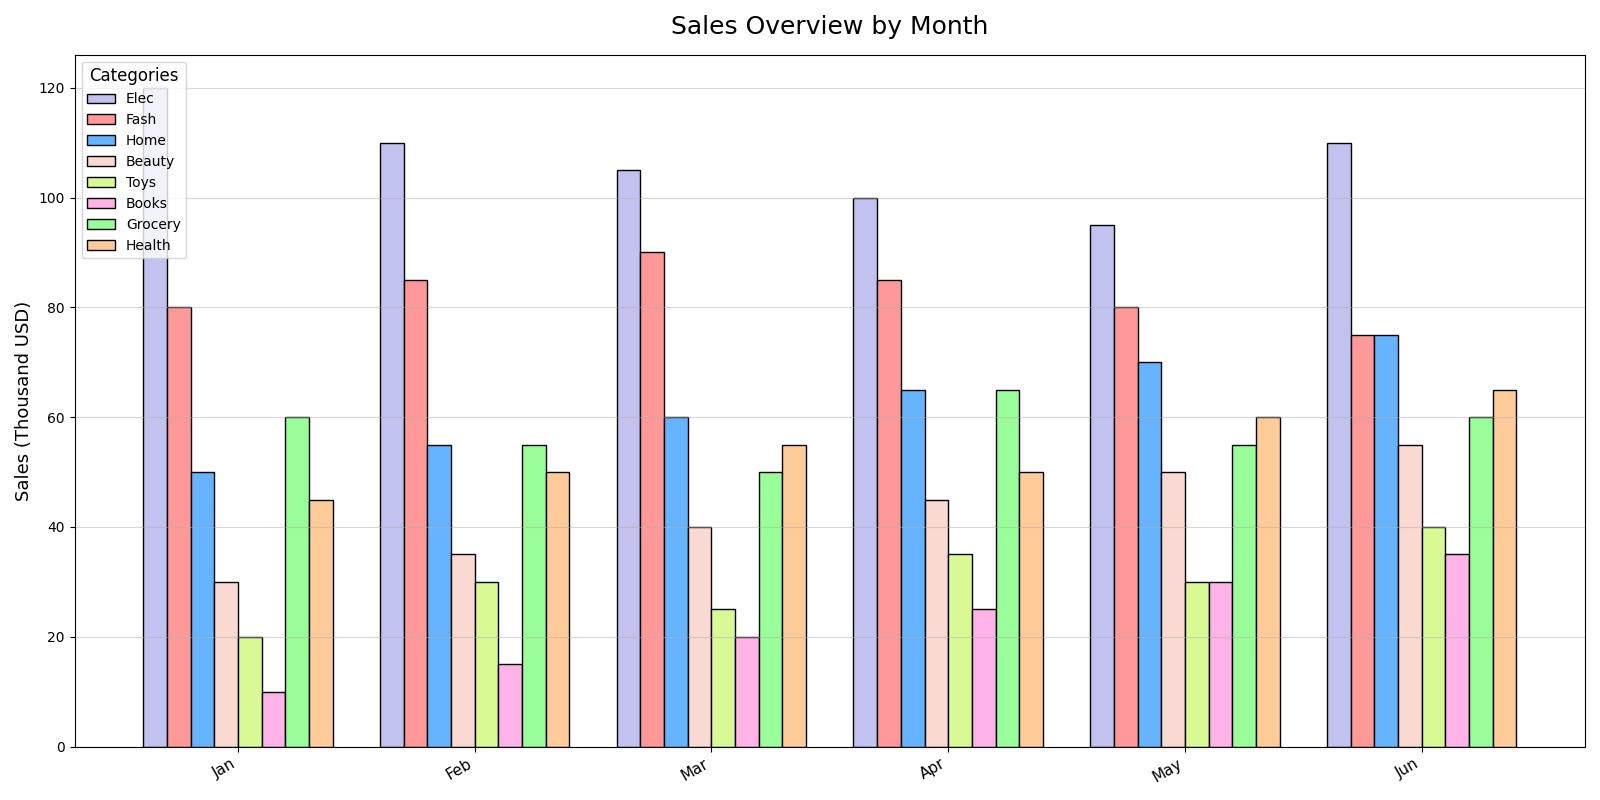

The script that drew this image:
import matplotlib.pyplot as plt
import numpy as np

categories = ["Elec", "Fash", "Home", "Beauty", "Toys", "Books", "Grocery", "Health"]
months = ["Jan", "Feb", "Mar", "Apr", "May", "Jun"]

sales_data = [
    [120, 110, 105, 100, 95, 110],  # Electronics
    [80, 85, 90, 85, 80, 75],       # Fashion
    [50, 55, 60, 65, 70, 75],       # Home Goods
    [30, 35, 40, 45, 50, 55],       # Beauty
    [20, 30, 25, 35, 30, 40],       # Toys
    [10, 15, 20, 25, 30, 35],       # Books
    [60, 55, 50, 65, 55, 60],       # Grocery
    [45, 50, 55, 50, 60, 65]        # Health
]

sales_data = np.array(sales_data)

fig, ax = plt.subplots(figsize=(16, 8))

x = np.arange(len(months))
bar_width = 0.10

# Changing the colors and adding border styles
colors = ['#c2c2f0', '#ff9999', '#66b3ff', '#f9d9d1', '#d9f994', '#ffb3e6', '#99ff99', '#ffcc99']

for i in range(len(categories)):
    ax.bar(x + i*bar_width, sales_data[i], width=bar_width, color=colors[i], edgecolor='black', linestyle='-', label=categories[i])

# Changing the title and label font sizes randomly
ax.set_title('Sales Overview by Month', fontsize=18, pad=15)
ax.set_ylabel('Sales (Thousand USD)', fontsize=13)
ax.set_xticks(x + bar_width * (len(categories) - 1) / 2)
ax.set_xticklabels(months, rotation=30, ha='right', fontsize=11)

# Altering legend appearance
ax.legend(title="Categories", title_fontsize='12', fontsize='10', loc='upper left')

# Randomly change grid settings
ax.grid(axis='y', linestyle='-', alpha=0.5)

plt.tight_layout()

plt.show()
